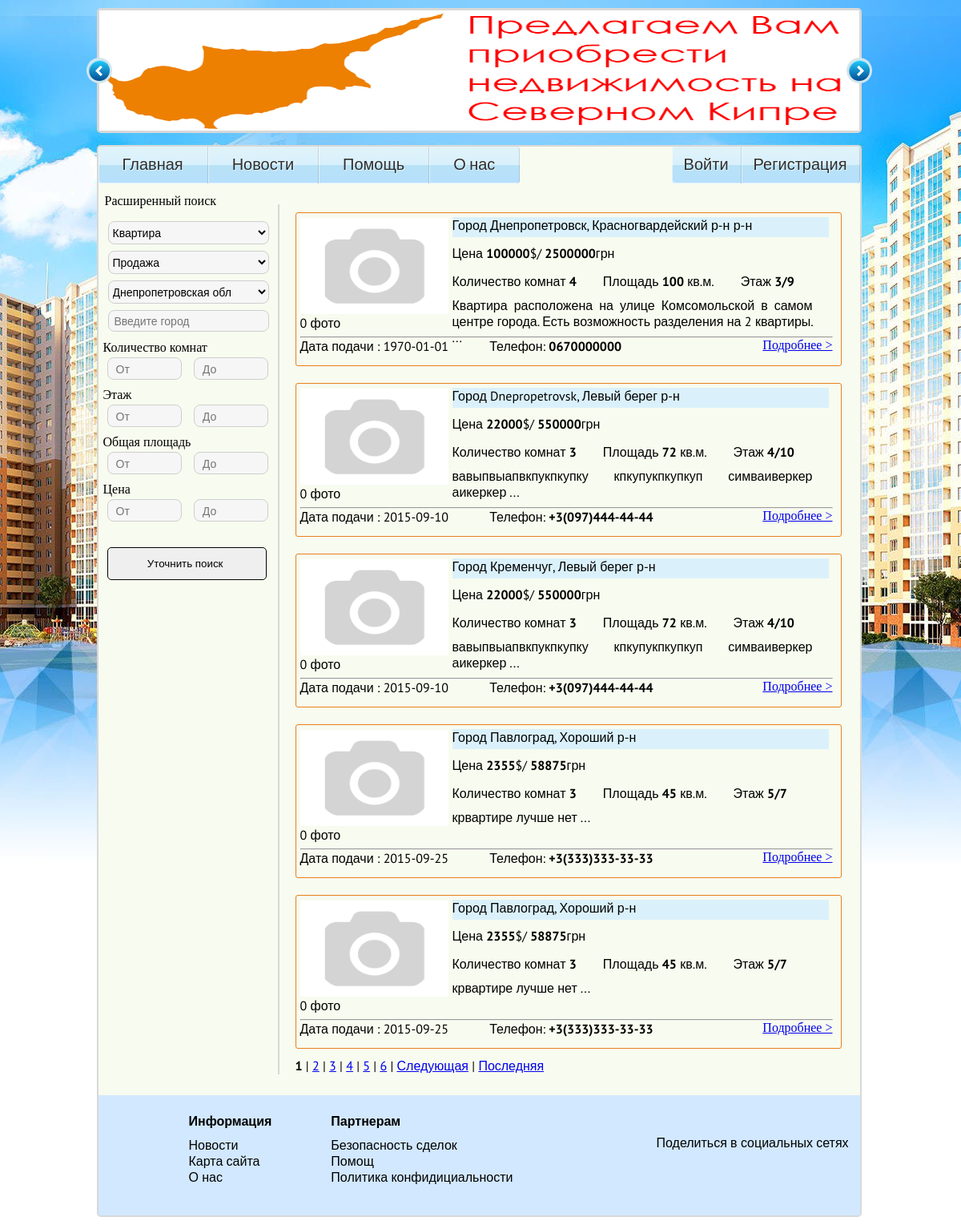
Page /vuvod.php?property_Type=1 on the committed database.
### tables this page shows
CREATE TABLE IF NOT EXISTS `order` (
  `id_order` int(6) NOT NULL AUTO_INCREMENT,
  `order_status` int(2) NOT NULL,
  `order_view` int(2) NOT NULL,
  `area` int(3) NOT NULL,
  `property_Type` int(2) NOT NULL,
  `show` int(2) NOT NULL,
  `city` varchar(100) NOT NULL,
  `district` varchar(100) NOT NULL,
  `street` varchar(100) NOT NULL,
  `rooms` int(2) NOT NULL,
  `floor` int(2) NOT NULL,
  `all_floor` int(2) NOT NULL,
  `general` int(4) NOT NULL,
  `type_wall` varchar(100) NOT NULL,
  `description` text NOT NULL,
  `price` int(6) NOT NULL,
  `Username` varchar(100) NOT NULL,
  `user_login` varchar(100) NOT NULL,
  `phone` varchar(100) NOT NULL,
  `datatime_order` int(10) NOT NULL,
  PRIMARY KEY (`id_order`)
);

### vuvod.php (the view, shortened to what this page needs)
<?php include_once "bd_connect.php";
      include_once "check.php";
?>
<html Doctype>
<head>
  <link href="/css/style.css" rel="stylesheet">
 </head>
<body>
  <div class="content">
    <div class="rotator" id="rotator1"></div>
    <div style="clear: both; height: 1px"></div>
    <div class="centr">
      <div id="fancyNav">
           <ul class="fancyNav">
            <li><a href="index.php" ><span>Главная</span></a></li>
            <li><a href="news.php"><span>Новости</span></a></li>
            <li><a href="help.php"><span>Помощь</span></a></li>
            <li><a href="about_us.php"><span>О нас</span></a></li>
           </ul>
       </div>
        <div class="fancy">
            <ul class="fancyNav2">
                <li id="login"><?php echo $msg_log; ?></li>
                <li id="regist"><?php echo $msg_reg; ?></li>
            </ul>
        </div>
        <div style="clear: both; height: 1px"></div>
  <div class="demo_block_left">
    <p class="poisk_nazva"> Расширенный поиск  </p>
       <form id="loginform" name="form" action="vuvod.php" accept-charset="utf-8" method="GET" >
             <ul>
               <li>
                  <select class="" name='property_Type' >
                    <option value="1"> Квартира  </option>
                  </select>
               </li>
               <li>
                  <select class="" name='order_view' >
                    <option value="1"> Продажа </option>
                  </select>
               </li>
               <li>
                  <select class="" name='area' >
                    <option value="1"> Днепропетровская обл</option>
                  </select>
               </li>
               <li>
                  <input class="name_siti_input" placeholder="Введите город " value="" name="city">
               </li>
               <li>
                  <p class="name_poisk_filter">Количество комнат</p>
                  <input class="block_input" placeholder="От" value="" name="min_rooms"> <input class="block_input" placeholder="До" value="" name="max_rooms">
               </li>
    <?php  if($_GET['property_Type']==1) { ?>
               <li>
                  <p class="name_poisk_filter">Этаж</p>
                  <input class="block_input" placeholder="От" value="" name="min_floor"> <input class="block_input" placeholder="До" value="" name="max_floor">
               </li>
          <?php } ?>
                <li>
                  <p class="name_poisk_filter">Общая площадь</p>
                  <input class="block_input" placeholder="От" value="" name="min_general"> <input class="block_input" placeholder="До" value="" name="max_general">
               </li>
                <li>
                  <p class="name_poisk_filter">Цена</p>
                  <input class="block_input" placeholder="От" value="" name="min_price"> <input class="block_input" placeholder="До" value="" name="max_price">
               </li>
               <li>
                  <input class="submit_poisk_left" type="submit" name="filter" value="Уточнить поиск " >
               </li>
            </ul>
       </form>
       <div style="clear: both; height: 1px"></div>
    </div>
<div class="demo_block_right">
 <?php
    $where=!empty($_GET['property_Type']) ? '  `property_Type` = "' . $_GET['property_Type'] . '"' : '';
    $where.=!empty($_GET['order_view'])  ? ' AND `order_view` = "' . $_GET['order_view'] . '"' : '';
    $where.= !empty($_GET['area']) ? ' AND `area` = "' . $_GET['area'] . '"' : '';
    $where.= !empty($_GET['city']) ? ' AND `city` LIKE "' . $_GET['city'].'%"' : '';
    $where.= !empty($_GET['min_rooms']) ? ' AND `rooms` >= "' . $_GET['min_rooms'] . '"' : '';
    $where.= !empty($_GET['max_rooms']) ? ' AND `rooms` <= "' . $_GET['max_rooms'] . '"' : '';
    $where.= !empty($_GET['min_floor']) ? ' AND `floor` >= "' . $_GET['min_floor'] . '"' : '';
    $where.= !empty($_GET['max_floor']) ? ' AND `floor` <= "' . $_GET['max_floor'] . '"' : '';
    $where.= !empty($_GET['min_general']) ? ' AND `general` >= "' . $_GET['min_general'] . '"' : '';
    $where.= !empty($_GET['max_general']) ? ' AND `general` <= "' . $_GET['max_general'] . '"' : '';
    $where.= !empty($_GET['min_price']) ? ' AND `price` >= "' . $_GET['min_price'] . '"' : '';
    $where.= !empty($_GET['max_price']) ? ' AND `price` <= "' . $_GET['max_price'] . '"' : '';
$where0 = ' WHERE ' . ltrim( $where);
  $num = 5;
  $str77 = "SELECT COUNT(*) FROM `order` $where0";
  $sql77 = mysqli_query($connect, $str77);
  $res77 = mysqli_fetch_array($sql77);
  $temp=$res77["COUNT(*)"];
  $posts = $temp;
  $total = (($posts - 1) / $num) + 1;
  $total =  intval($total);
  if(empty($page) or $page < 0) $page = 1;
  $start = $page * $num - $num;
if(!empty($where)){
    $where1 = ' WHERE ' . ltrim( $where);
    $query = "SELECT  SUBSTRING(`description`, 1, 110) AS `description`, city, district, price, rooms, general, floor, datatime_order, phone, id_order, all_floor,property_Type,order_view FROM  `order` $where1 LIMIT $start, $num ";
    $result = mysqli_query($connect, $query);
    if(!empty($result)) {
   while($res= mysqli_fetch_array($result)) {
 ?>
<div class="vuvod_filtr_blok">
  <div class="result_poisk">
   <div class="img_mini">
    <?php
          $ig=$res['id_order'];
        $quer1 ="SELECT image FROM `img` WHERE img_order='$ig' LIMIT 1" ;
        $result1 = mysqli_query($connect, $quer1);
         if($res1 = mysqli_fetch_array($result1)){
                            ?>
                            <img src="/gallery/<?php echo $res1['image'];?>"width="185" height="120"  class="poisk_photo" alt="foto"/>
                            <?php ;}
                                 else{?>
                                  <img src="/gallery/no-image.png" width="185" height="120"  class="poisk_photo" alt="foto"/>
                                 <?php ;} ?>
          <div class="count_photo">
        <?php
            $str3 = "SELECT COUNT(*) FROM `img` WHERE img_order='$ig'";
            $sql6 = mysqli_query($connect, $str3);
            $res2 = mysqli_fetch_array($sql6);
            echo $res2["COUNT(*)"];
        ?> фото
      </div>
      <div style="clear: both; height: 1px"></div>
     </div>
      <div class="region">
       Город <?php echo $res['city']; ?>, <?php echo $res['district']; ?> р-н
     </div>
     <div class="price_result">
        Цена <b><?php echo $res['price']; ?></b>$/ <b><?php  $usdkurs=$res['price']*25; echo $usdkurs; ?></b>грн
     </div>
      <div class="info_rooms_div">
     <ul class="info_rooms">
       <li> Количество комнат <b><?php echo $res['rooms']; ?></b></li>
       <li>Площадь <b><?php echo $res['general']; ?></b> кв.м.</li>
       <li>Этаж <b><?php echo $res['floor']; ?>/<?php echo $res['all_floor']; ?></b> </li>
     </ul>
     <div class="info_opisanie">
        <?php echo   $res['description']; ?> ...
     </div>
  </div>
   <div style="clear: both; height: 1px"></div>
   <hr>
    <div class="infvuvod_footer_div">
     <ul class="infvuvod_footer">
       <li>Дата подачи : <?php echo  date('Y-m-d', $res['datatime_order']); ?>&nbsp;&nbsp;&nbsp;&nbsp;&nbsp;&nbsp;</li>
      <li>&nbsp;&nbsp;&nbsp;&nbsp;&nbsp;&nbsp;Телефон: <b><?php echo $res['phone']; ?></b></li>
     </ul>
      </div>
     <div class="podrobno"> <a href="pokaz.php?id_order=<?php echo $res['id_order'];?>&property_Type=<?php echo $res['property_Type'];?>&order_view=<?php echo $res['order_view'];?> ">Подробнее > </a></div>
    <div style="clear: both; height: 1px"></div>
</div>
</div>
  <div style="clear: both; height: 1px"></div>
  <?php } }
  else {
    ?><div class="er"><?php
   echo "Нет условий вывода по данному запросу, попробуйте ввести другие условия поиска";?>
   </div><?php
 }
  ?>
  <?php
if (!empty($_GET['property_Type'])){
	$property_Type=$_GET['property_Type'];
	$afte="property_Type=".$property_Type;
}
if ($page != $total) $nextpage = ' | <a href=vuvod.php?page='.($page + 1).'&'.$afte.'>Следующая</a> | <a href=vuvod.php?page=' .$total.'&'.$afte. '>Последняя</a>';
if($page + 5 <= $total) $page5right = ' | <a href=vuvod.php?page='. ($page + 5) .'&'.$afte.'>'. ($page + 5) .'</a>';
if($page + 4 <= $total) $page4right = ' | <a href=vuvod.php?page='. ($page + 4) .'&'.$afte.'>'. ($page + 4) .'</a>';
if($page + 3 <= $total) $page3right = ' | <a href=vuvod.php?page='. ($page + 3) .'&'.$afte.'>'. ($page + 3) .'</a>';
if($page + 2 <= $total) $page2right = ' | <a href=vuvod.php?page='. ($page + 2) .'&'.$afte.'>'. ($page + 2) .'</a>';
if($page + 1 <= $total) $page1right = ' | <a href=vuvod.php?page='. ($page + 1) .'&'.$afte.'>'. ($page + 1) .'</a>';
if ($total > 1)
{
echo $pervpage.$page5left.$page4left.$page3left.$page2left.$page1left.'<b>'.$page.'</b>'.$page1right.$page2right.$page3right.$page4right.$page5right.$nextpage;
}
?>
<?php }   ?>
     <div style="clear: both; height: 1px"></div>
</div>
<div style="clear: both; height: 1px"></div>
 <footer>
            <ul class="spisok_footer">
              <li ><h3>Информация </h3></li>
              <li><a href="/news">Новости</a> </li>
              <li> <a href="">Карта сайта</a></li>
              <li> <a href="/about_us">О нас </a></li>
            </ul>
            <ul class="spisok_footer">
              <li ><h3>Партнерам  </h3></li>
              <li><a href="">Безопасность сделок</a> </li>
              <li> <a href="/help">Помощ </a></li>
              <li> <a href="">Политика конфидициальности </a></li>
            </ul>
            <div class="soc">
               <p>Поделиться в социальных сетях</p>
              <div class="share42init"></div>
            </div>
           </footer>
</div>
                 </body>
                     </html>

### check.php
<?php
if (isset($_COOKIE['id']) and isset($_COOKIE['hash']))
{
    $id = $_COOKIE['id'];
    $query = mysqli_query($connect,"SELECT * FROM users WHERE user_id = '".intval($_COOKIE['id'])."' LIMIT 1");
    $userdata = mysqli_fetch_assoc($query);
    if(($userdata['user_hash'] !== $_COOKIE['hash']) or ($userdata['user_id'] !== $_COOKIE['id']))
    {
        setcookie("id", "", time() - 3600*24*30*12, "/");
        setcookie("hash", "", time() - 3600*24*30*12, "/");
        print "Хм, что-то не получилось";
    }
    else
    {
        $msg_hellow="Привет, ".$userdata['user_login'];
    $msg_log="<a href='exit.php?log=$id'>Выход</a>";
    $msg_add="<a href='add_order.php'>Добавить объявление</a>";
    $msg_reg="<a href='my_office.php'>Мой кабинет</a>";
    }
}
else
{
    $msg_log="<a href='login.php'>Войти </a>";
    $msg_reg="<a href='register.php'>Регистрация</a>";
}
?>

### rows in the picture
order: COUNT "0", city "Днепропетровск", district "Красногвардейский р-н", price "100000", price "2500000", rooms "4", general "100", floor "3", all_floor "9", description "Квартира расположена на улице Комсомольской в самом центре города. Есть возможность разделения на 2 квартиры.", datatime_order "1970-01-01", phone "0670000000"
order: COUNT "0", city "Dnepropetrovsk", district "Левый берег", price "22000", price "550000", rooms "3", general "72", floor "4", all_floor "10", description "вавыпвыапвкпукпкупку кпкупукпкупкуп симваиверкер аикеркер", datatime_order "2015-09-10", phone "+3(097)444-44-44"
order: COUNT "0", city "Кременчуг", district "Левый берег", price "22000", price "550000", rooms "3", general "72", floor "4", all_floor "10", description "вавыпвыапвкпукпкупку кпкупукпкупкуп симваиверкер аикеркер", datatime_order "2015-09-10", phone "+3(097)444-44-44"
order: COUNT "0", city "Павлоград", district "Хороший", price "2355", price "58875", rooms "3", general "45", floor "5", all_floor "7", description "крвартире лучше нет", datatime_order "2015-09-25", phone "+3(333)333-33-33"
order: COUNT "0", city "Павлоград", district "Хороший", price "2355", price "58875", rooms "3", general "45", floor "5", all_floor "7", description "крвартире лучше нет", datatime_order "2015-09-25", phone "+3(333)333-33-33"

### other values in the picture
$page "1"
$page + 1 "2"
$page + 2 "3"
$page + 3 "4"
$page + 4 "5"
$page + 5 "6"
